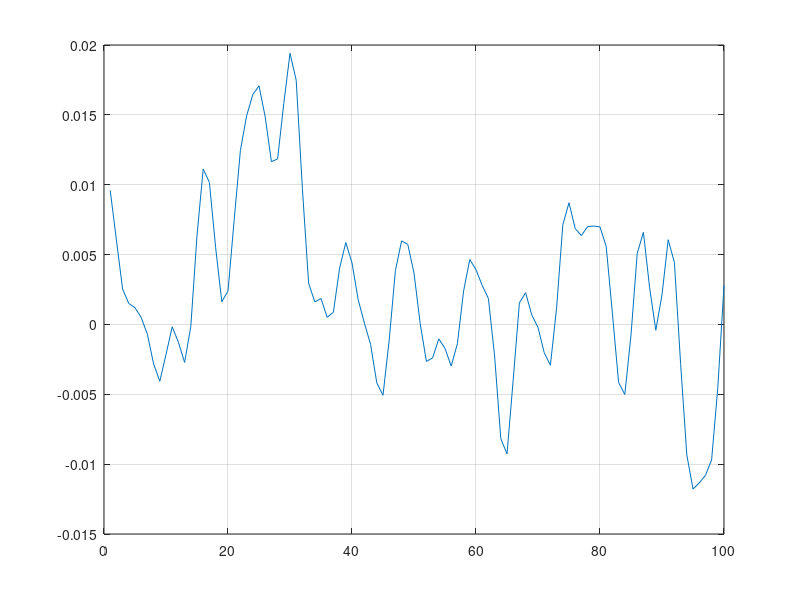
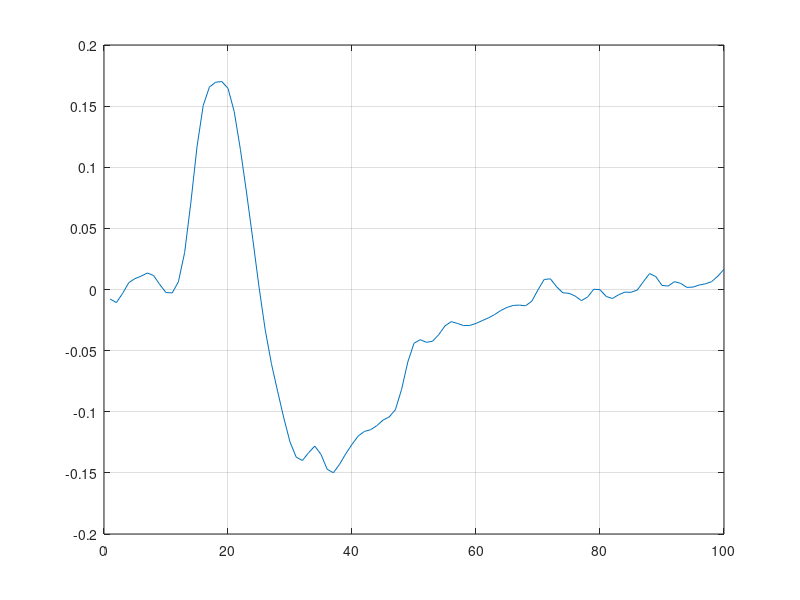
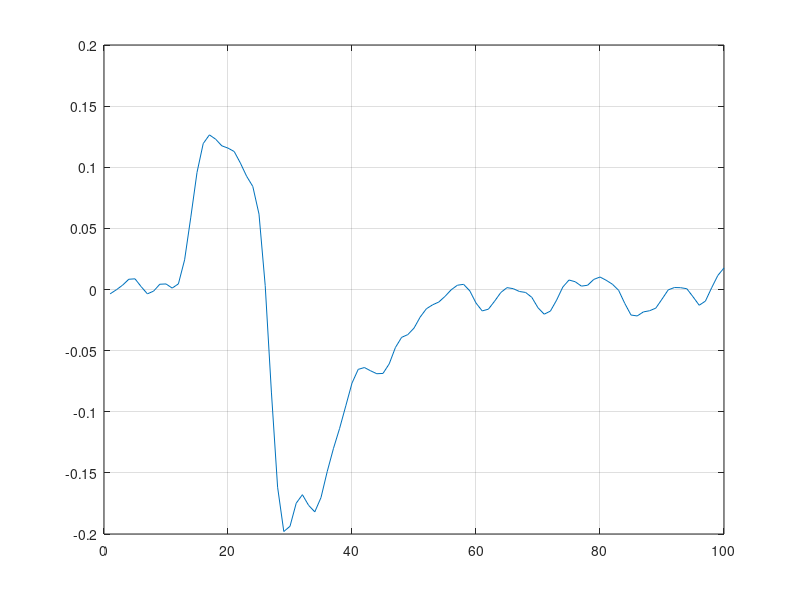
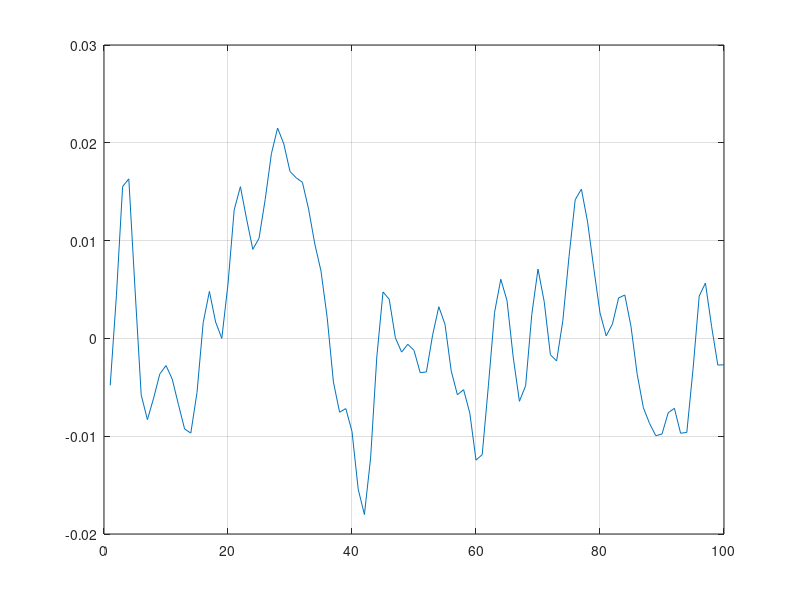

Write the MATLAB code that produced these figures, in order. (Note: this script raises an error after producing the figures.)
function project
    
    %% Question-4
    load('data_cn_project_iii_a17.mat');


    spike_triggered_avg = zeros(4,100);
    stimulus = load('data_cn_project_iii_a17.mat', 'Stimulus').Stimulus;
    all_spike_times = load('data_cn_project_iii_a17.mat', 'All_Spike_Times').All_Spike_Times;
    
    for neuron_num=1:4
    % neuron_num = 1;
        total_num_of_spikes = 0;
        for i=1:50
            spike_times = all_spike_times{neuron_num,i};
            len_of_spike_array = size(spike_times,2);
            
            for j=1:len_of_spike_array
                if spike_times(j) <= 15
                    total_num_of_spikes = total_num_of_spikes + 1;
                    time_of_spike_in_ms = spike_times(j)*1000;

                    % disp("errr belo")
                    % disp(size(spike_triggered_avg));

                    for k=1:100
                    
                        if time_of_spike_in_ms-(101-k) >=1
                            spike_triggered_avg(neuron_num, k) = spike_triggered_avg(neuron_num, k) +  stimulus(1,floor(time_of_spike_in_ms-(101-k)));
                        end
                    end
                end
            end
        end
        spike_triggered_avg(neuron_num,:) = spike_triggered_avg(neuron_num,:)./total_num_of_spikes; %  4 x 100
    end
   
    spike_triggered_avg = transpose(spike_triggered_avg); % 100 x 4
  
    for i=1:4
        figure(400+i)
            plot(linspace(1,100), spike_triggered_avg(:, i));
        grid
    end
    Rxx = autocorr(Stimulus, 99);
    Css = zeros(100,100);
    Css = toeplitz(Rxx);
    for i=1:4
        % h(i,100:-1:1)=(Css\sta(i,:)')';
        h_t(100:-1:1,i) = (Css\spike_triggered_avg(:,i));
        %  disp(toeplitz(autocorr(stimulus, 99)))
        % disp(spike_triggered_avg(:,i));
        figure(40+i)
            plot(linspace(1, 100), h_t(:,i));
        grid
        
        
    end

  
    %% Question - 5
    for i=1:4
        y_t(i,:) = conv(Stimulus(1, 1:15000), h_t(:, i));
        
    end
    disp(size(y_t)) % 4 x 15099

    PSTH = zeros(4, 20000);
    for i=1:4
        for j=1:50
            PSTH(i,:) = PSTH(i,:) + histcounts(All_Spike_Times{i,j}*1000,0:20000)*1000/50;
        end
    end
   
    for i=1:4
        y_t1(i, 1:15000) = y_t(i,1:15000);
    end
    % average the results in bins
    bin_size = 30;
    for i = 1:ceil(15000/bin_size)
        e = i*bin_size;
        if e>15000
            e = 15000;
        end
        x1(i) = mean( y_t(1, (1+(i-1)*bin_size):e) );
        x2(i) = mean( y_t(2, (1+(i-1)*bin_size):e) );
        x3(i) = mean( y_t(3, (1+(i-1)*bin_size):e) );
        x4(i) = mean( y_t(4, (1+(i-1)*bin_size):e) );
    
        y1(i) = mean( PSTH(1, (1+(i-1)*bin_size):e) );
        y2(i) = mean( PSTH(2, (1+(i-1)*bin_size):e) );
        y3(i) = mean( PSTH(3, (1+(i-1)*bin_size):e) );
        y4(i) = mean( PSTH(4, (1+(i-1)*bin_size):e) );
    end
    
    % xi = h(t) - 1 x 15000, yi = PSTHi - 1 x 15000
    

    figure(51)
        hold on
        [x1, y1] = prepareCurveData( x1, y1 );

        ft = fittype( 'a/(1+exp(-b*(x-c)))', 'independent', 'x', 'dependent', 'y' );
        opts = fitoptions( 'Method', 'NonlinearLeastSquares' );
        opts.Display = 'Off';
        opts.StartPoint = [0.5 0.5, 0.5];

        [fitresult1, gof] = fit( x1, y1, ft, opts );
        plot(fitresult1,x1, y1);
        hold off
    grid


    figure(52)
        hold on
        [x2, y2] = prepareCurveData( x2, y2 );

        ft = fittype( 'a/(1+exp(-b*(x-c)))', 'independent', 'x', 'dependent', 'y' );
        opts = fitoptions( 'Method', 'NonlinearLeastSquares' );
        opts.Display = 'Off';
        opts.StartPoint = [0.5 0.5, 0.5];

       
        [fitresult2, gof] = fit( x2, y2, ft, opts );
        plot(fitresult2,x2, y2);
        hold off
    grid


    figure(53)
        hold on
        [x3, y3] = prepareCurveData( x3, y3 );

        ft = fittype( 'a/(1+exp(-b*(x-c)))', 'independent', 'x', 'dependent', 'y' );
        opts = fitoptions( 'Method', 'NonlinearLeastSquares' );
        opts.Display = 'Off';
        opts.StartPoint = [0.5 0.5, 0.5];

       
        [fitresult3, gof] = fit( x3, y3, ft, opts );
        plot(fitresult3,x3, y3);
        hold off
    grid


    figure(54)
        hold on
        [x4, y4] = prepareCurveData( x4, y4 );

        ft = fittype( 'a/(1+exp(-b*(x-c)))', 'independent', 'x', 'dependent', 'y' );
        opts = fitoptions( 'Method', 'NonlinearLeastSquares' );
        opts.Display = 'Off';
        opts.StartPoint = [0.5 0.5, 0.5];


        [fitresult4, gof] = fit( x4, y4, ft, opts );
        plot(fitresult4,x4, y4);
        hold off
    grid


    %% Question 6
    % predicton - y , f
    % y


   
    y1 = conv(stimulus(15001:20000), h_t(:,1));
    y1 = y1(1,1:5000);
    
    y2 = conv(stimulus(15001:20000), h_t(:,2));
    y2 = y2(1,1:5000);
    
    y3 = conv(stimulus(15001:20000), h_t(:,3));
    y3 = y3(1,1:5000);
    
    y4 = conv(stimulus(15001:20000), h_t(:,4));
    y4 = y4(1,1:5000);

    disp("????")
    disp(fitresult1);
    % disp(fitresult1.a); % .a, .b, .c

    % prediction - lambda
    pred1 = (fitresult1.a)./(1+exp(-(fitresult1.b).*(y1-(fitresult1.c))));
    figure(61)
        scatter(PSTH(1, 15001:20000),pred1);
    grid

    c1 = corrcoef(PSTH(1, 15001:20000), pred1);
    disp("R square for Neuron 1")
    disp(c1(2)^2)


    
    pred2 = (fitresult2.a)./(1+exp(-(fitresult2.b).*(y2-(fitresult2.c))));
    figure(62)
        scatter(PSTH(2, 15001:20000),pred2);
    grid
    
    c2 = corrcoef(PSTH(2, 15001:20000), pred2);
    disp("R square for Neuron 2")
    disp(c2(2)^2)

    pred3 = (fitresult3.a)./(1+exp(-(fitresult3.b).*(y3-(fitresult3.c))));
    figure(63)
        scatter(PSTH(3, 15001:20000),pred3);
    grid

    c3 = corrcoef(PSTH(3, 15001:20000), pred3);
    disp("R square for Neuron 3")
    disp(c3(2)^2)
    
    pred4 = (fitresult4.a)./(1+exp(-(fitresult4.b).*(y4-(fitresult4.c))));
    figure(64)
        scatter(PSTH(4, 15001:20000),pred4);
    grid
    c4 = corrcoef(PSTH(4, 15001:20000), pred4);
    disp("R square for Neuron 4")
    disp(c4(2)^2)

    %% Question - 7
    q = 0.1;
    neuron_num = 1;
    t = randperm(19901,8);
    
    spike_segments = cell(8,50);
    for rep = 1:50
        spikes = All_Spike_Times{neuron_num,rep};
        for i = 1:8
            spike_segments{i,rep} = spikes(spikes>=t(i)/1000&spikes<(t(i)+100)/1000);
        end
    end
    

    confusion_matrix = zeros(8,8);

    for i=1:8
        for realiz=1:50
            closest_stimuli_index = find_closest_stimuli_index(i, realiz, q, spike_segments);
            % append to that stimulus
            confusion_matrix(i, closest_stimuli_index) = confusion_matrix(i, closest_stimuli_index) + 1;
        end
    end

    confusion_matrix = confusion_matrix/50;
    disp("confusion matrix")
    disp(confusion_matrix);


    mutual_info_h = find_mutual_info(confusion_matrix);
    disp("mutual info")
    disp(mutual_info_h);
   

    
    
    



end

function mutual_info = find_mutual_info(confusion_matrix)
    m = 0;
    for i=1:8
        for j=1:8
            if(confusion_matrix(i,j)~=0)
                m = m + ((confusion_matrix(i,j))* (1/8)) * log2((confusion_matrix(i,j))/sum(confusion_matrix(:,j)/8)) ; %p(y/x)* p(x) * log(p(x,y)/ p(x)p(y))  = p(y/x)* p(x) * log((p(y/x))/p(y)) [bcoz p(x,y)/p(x) = p(y/x)]  and p(y) =  for all x sum(p(x,y)) =  
            end
        end
    end

    mutual_info = m;
end

function closest_index = find_closest_stimuli_index(i, realiz, q, spike_segments)
    distances = zeros(1,8);
    for s=1:8
        for r = 1:50
            if (r == realiz && s == i)
                continue
            end
            distances(s) = distances(s) + VPSDM(spike_segments{i,realiz},spike_segments{s,r},q);
        end
    end

    [~,k] = min(distances);

    closest_index = k;
end

function d=VPSDM(tli,tlj,q)
    nspi=length(tli);
    nspj=length(tlj);
    
    if q==0
       d=abs(nspi-nspj);
       return
    elseif q==Inf
       d=nspi+nspj;
       return
    end
    
    scr=zeros(nspi+1,nspj+1);
    scr(:,1)=(0:nspi)';
    scr(1,:)=(0:nspj);
    if(nspi && nspj)
       for i=2:nspi+1
          for j=2:nspj+1
             scr(i,j)=min([scr(i-1,j)+1 scr(i,j-1)+1 scr(i-1,j-1)+q*abs(tli(i-1)-tlj(j-1))]);
          end
       end
    end
    d=scr(nspi+1,nspj+1);
end